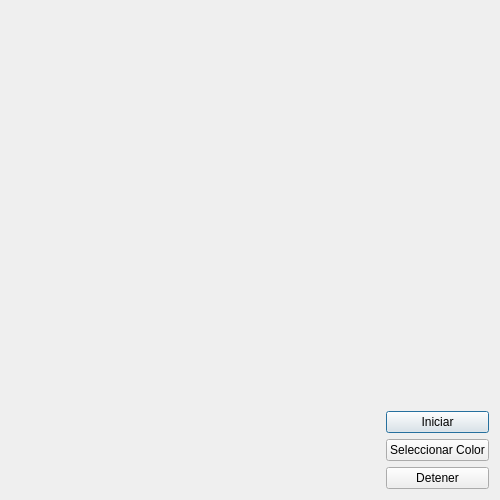
<?xml version="1.0" encoding="UTF-8"?>
<ui version="4.0">
 <class>Dialog</class>
 <widget class="QDialog" name="Dialog">
  <property name="geometry">
   <rect>
    <x>0</x>
    <y>0</y>
    <width>500</width>
    <height>500</height>
   </rect>
  </property>
  <property name="windowTitle">
   <string>Dialog</string>
  </property>
  <layout class="QGridLayout" name="gridLayout">
   <item row="0" column="1">
    <spacer name="verticalSpacer">
     <property name="orientation">
      <enum>Qt::Vertical</enum>
     </property>
     <property name="sizeHint" stdset="0">
      <size>
       <width>20</width>
       <height>387</height>
      </size>
     </property>
    </spacer>
   </item>
   <item row="1" column="0">
    <spacer name="horizontalSpacer">
     <property name="orientation">
      <enum>Qt::Horizontal</enum>
     </property>
     <property name="sizeHint" stdset="0">
      <size>
       <width>371</width>
       <height>20</height>
      </size>
     </property>
    </spacer>
   </item>
   <item row="1" column="1">
    <layout class="QVBoxLayout" name="verticalLayout">
     <item>
      <widget class="QPushButton" name="pushButton_2">
       <property name="text">
        <string>Iniciar</string>
       </property>
      </widget>
     </item>
     <item>
      <widget class="QPushButton" name="pushButton_3">
       <property name="text">
        <string>Seleccionar Color</string>
       </property>
      </widget>
     </item>
     <item>
      <widget class="QPushButton" name="pushButton">
       <property name="text">
        <string>Detener</string>
       </property>
      </widget>
     </item>
    </layout>
   </item>
  </layout>
 </widget>
 <resources/>
 <connections/>
</ui>
